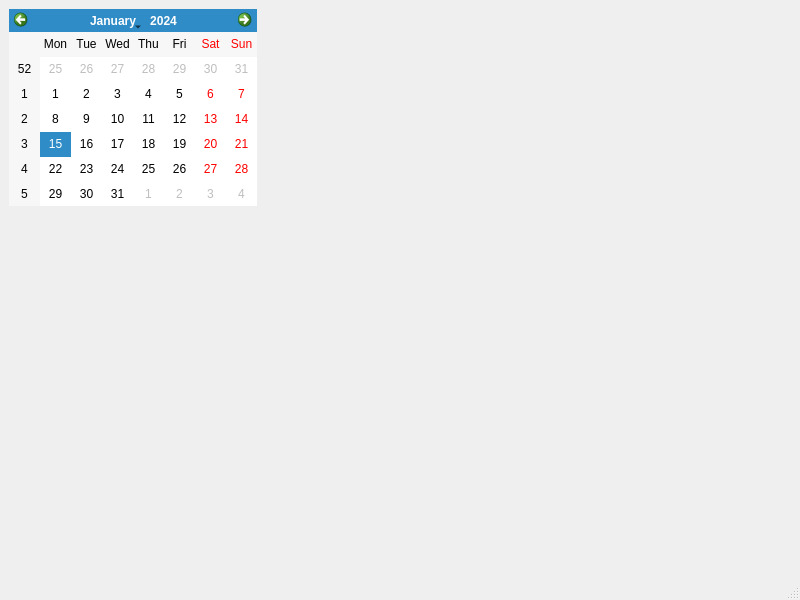
<?xml version="1.0" encoding="UTF-8"?>
<ui version="4.0">
 <class>MainWindow</class>
 <widget class="QMainWindow" name="MainWindow">
  <property name="geometry">
   <rect>
    <x>0</x>
    <y>0</y>
    <width>800</width>
    <height>600</height>
   </rect>
  </property>
  <property name="windowTitle">
   <string>MainWindow</string>
  </property>
  <widget class="QWidget" name="centralwidget">
   <widget class="QCalendarWidget" name="calendarWidget">
    <property name="geometry">
     <rect>
      <x>9</x>
      <y>9</y>
      <width>248</width>
      <height>197</height>
     </rect>
    </property>
   </widget>
  </widget>
  <widget class="QMenuBar" name="menubar">
   <property name="geometry">
    <rect>
     <x>0</x>
     <y>0</y>
     <width>800</width>
     <height>23</height>
    </rect>
   </property>
  </widget>
  <widget class="QStatusBar" name="statusbar"/>
 </widget>
 <resources>
  <include location="resource.qrc"/>
 </resources>
 <connections/>
</ui>
